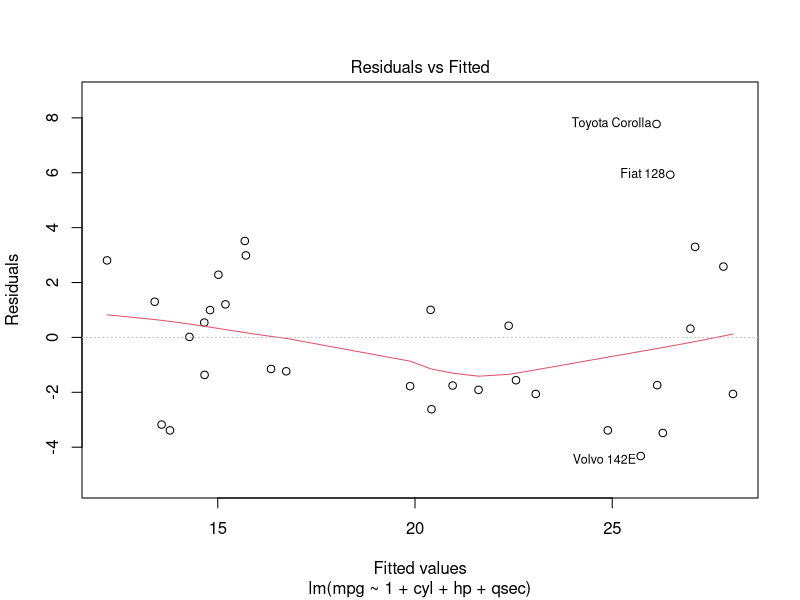
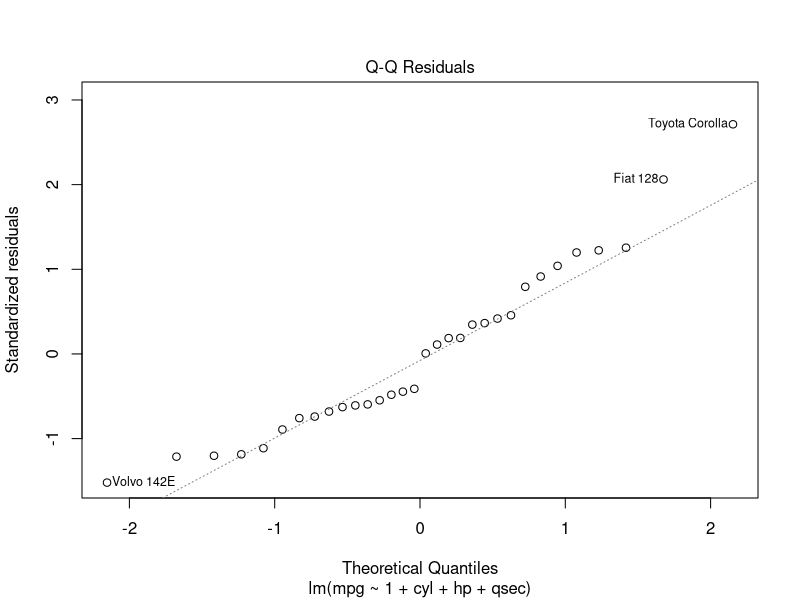
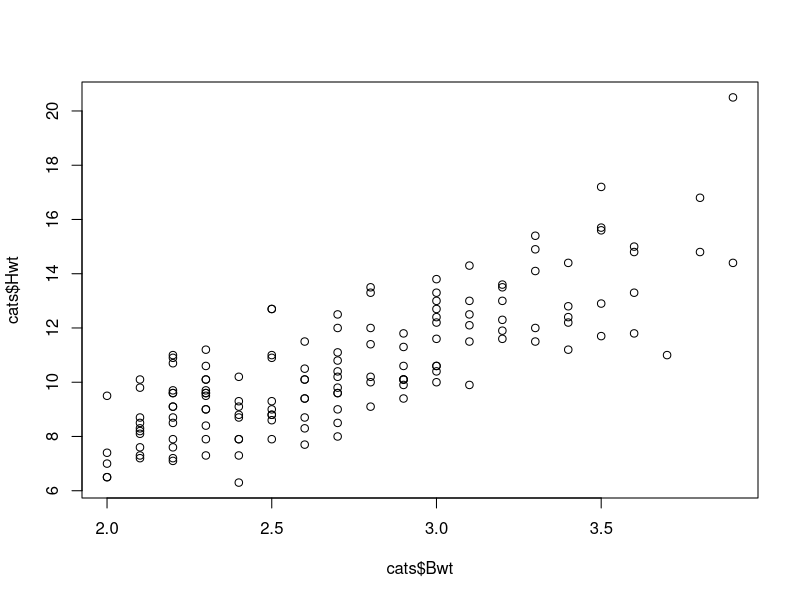
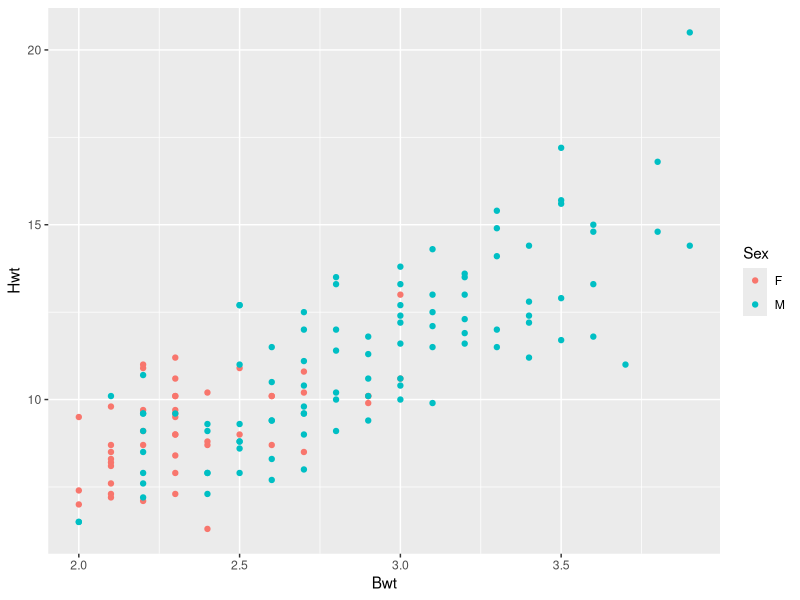

These figures' R source, in order:
## ---- chunk 1
lm.mtcars <- lm(mpg ~ 1 + cyl + hp + qsec, data = mtcars)
plot(lm.mtcars, ask = F, which = 1:2)
## ---- chunk 2
summary(lm.mtcars)
## ---- chunk 3
confint(lm.mtcars)
## ---- chunk 4
library(MASS)
head(cats)
## ---- chunk 5

plot(cats$Bwt, cats$Hwt)

## ---- chunk 6

lm.cats <- lm(Hwt ~ 1 + Bwt, data = cats)

## ---- chunk 7

summary(lm.cats)

## ---- chunk 8
library(ggplot2)
ggplot(aes(x = Bwt, y = Hwt, color = Sex), data = cats) +
        geom_point()

## ---- chunk 9

lm.cats2 <- lm(Hwt ~ 1 + Bwt + Sex + Bwt:Sex, data = cats)
summary(lm.cats2)

